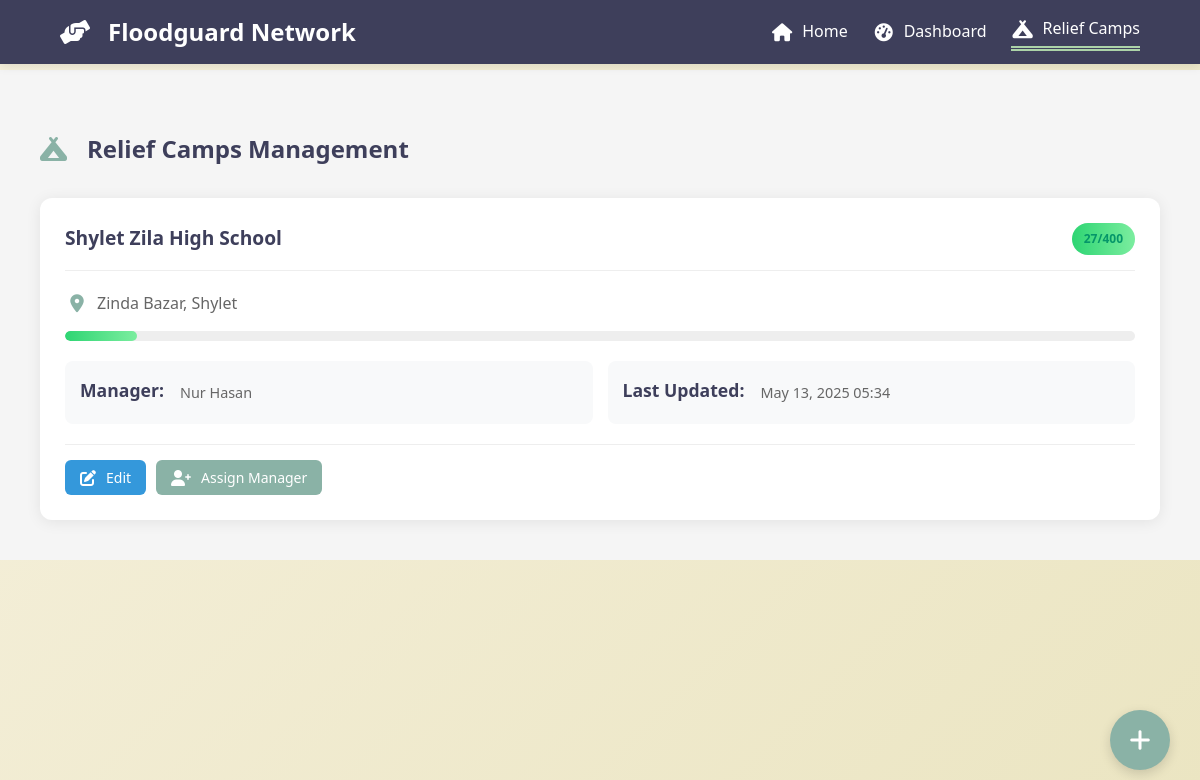
/relief-camps.php (signed in), run on the app's committed database.
### tables this page shows
CREATE TABLE `relief_camps` (
  `camp_id` varchar(20) NOT NULL,
  `camp_name` varchar(100) NOT NULL,
  `location` varchar(255) NOT NULL,
  `capacity` int(11) NOT NULL,
  `current_occupancy` int(11) DEFAULT 0,
  `managed_by` varchar(20) DEFAULT NULL,
  `last_updated` timestamp NOT NULL DEFAULT current_timestamp() ON UPDATE current_timestamp()
);

CREATE TABLE `users` (
  `user_id` varchar(20) NOT NULL,
  `first_name` varchar(50) NOT NULL,
  `last_name` varchar(50) NOT NULL,
  `email` varchar(100) NOT NULL,
  `password` varchar(255) NOT NULL,
  `phone` varchar(20) NOT NULL,
  `role` enum('admin','volunteer','donor') NOT NULL,
  `profile_image` varchar(255) DEFAULT NULL,
  `registration_date` datetime DEFAULT current_timestamp(),
  `last_login` datetime DEFAULT NULL,
  `status` enum('active','inactive','suspended') DEFAULT 'active'
);

### relief-camps.php (the view, shortened to what this page needs)
<?php
$conn = new mysqli('localhost', 'root', '', 'floodguard');
$camps_query = "
    SELECT rc.*, u.first_name, u.last_name
    FROM relief_camps rc
    LEFT JOIN users u ON rc.managed_by = u.user_id
    ORDER BY rc.location";
$camps = $conn->query($camps_query);
?>
<!DOCTYPE html>
<html lang="en">
<head>
    <link rel="stylesheet" href="style.css">
    <link rel="stylesheet" href="https://cdnjs.cloudflare.com/ajax/libs/font-awesome/6.0.0-beta3/css/all.min.css">
</head>
<body>
    <nav class="navbar">
        <div class="logo">
            <i class="fas fa-hands-helping"></i>
            <h1>Floodguard Network</h1>
        </div>
        <ul class="nav-links">
            <li><a href="index.html"><i class="fas fa-home"></i> Home</a></li>
            <li><a href="<?php echo $_SESSION['role']; ?>-dashboard.php">
                <i class="fas fa-tachometer-alt"></i> Dashboard
            </a></li>
            <li class="active"><a href="relief-camps.php">
                <i class="fas fa-campground"></i> Relief Camps
            </a></li>
        </ul>
    </nav>
    <div class="admin-container">
        <main class="main-content">
            <section class="relief-camps">
                <div class="section-header">
                    <h2><i class="fas fa-campground"></i> Relief Camps Management</h2>
                </div>
                <button class="add-btn-floating" onclick="toggleAddForm()">
                    <i class="fas fa-plus"></i>
                </button>
                <div class="camps-grid">
                    <?php while ($camp = $camps->fetch_assoc()): ?>
                        <?php
                        $occupancy_percentage = ($camp['current_occupancy'] / $camp['capacity']) * 100;
                        $status_class = $occupancy_percentage >= 90 ? 'full' :
                                     ($occupancy_percentage >= 70 ? 'almost-full' : 'available');
                        ?>
                        <div class="camp-card" data-camp-id="<?php echo $camp['camp_id']; ?>">
                            <div class="camp-header">
                                <h3><?php echo htmlspecialchars($camp['camp_name']); ?></h3>
                                <span class="badge <?php echo $status_class; ?>">
                                    <?php echo $camp['current_occupancy']; ?>/<?php echo $camp['capacity']; ?>
                                </span>
                            </div>
                            <div class="camp-info">
                                <p><i class="fas fa-map-marker-alt"></i> <?php echo htmlspecialchars($camp['location']); ?></p>
                                <div class="occupancy-bar">
                                    <div class="occupancy-fill <?php echo $status_class; ?>"
                                         style="width: <?php echo $occupancy_percentage; ?>%">
                                    </div>
                                </div>
                            </div>
                            <div class="camp-stats">
                                <div class="stat-item">
                                    <strong>Manager:</strong>
                                    <p data-manager-id="<?php echo $camp['managed_by']; ?>"><?php echo $camp['first_name'] ?
                                        htmlspecialchars($camp['first_name'] . ' ' . $camp['last_name']) :
                                        'Unassigned'; ?></p>
                                </div>
                                <div class="stat-item">
                                    <strong>Last Updated:</strong>
                                    <p><?php echo date('M d, Y H:i', strtotime($camp['last_updated'])); ?></p>
                                </div>
                            </div>
                            <div class="action-buttons">
                                <button class="action-btn edit-btn" onclick="editCamp('<?php echo $camp['camp_id']; ?>')">
                                    <i class="fas fa-edit"></i> Edit
                                </button>
                                <button class="action-btn assign-btn" onclick="assignManager('<?php echo $camp['camp_id']; ?>')">
                                    <i class="fas fa-user-plus"></i> Assign Manager
                                </button>
                            </div>
                        </div>
                    <?php endwhile; ?>
                </div>
            </section>
        </main>
    </div>
</body>
</html>

### style.css (style rules this page uses)
:root { --primary-color: #3E3F5B; --secondary-color: #8AB2A6; --accent-color: #ACD3A8; --highlight-color: #ACD3A8; --light-color: #F6F1DE; --light-bg: #EBE5C2; --text-dark: #333; --text-light: #fff; --success-color: #4CAF50; --warning-color: #FFC107; --danger-color: #F44336; --info-color: #2196F3; --border-color: #e0e0e0; --border-radius: 8px; --shadow: 0 2px 10px rgba(0, 0, 0, 0.05); --glass-bg: rgba(255, 255, 255, 0.15); --glass-border: 1px solid rgba(255, 255, 255, 0.18); --glass-shadow: 0 8px 32px 0 rgba(31, 38, 135, 0.15); --glass-blur: blur(10px); }
* { margin: 0; padding: 0; box-sizing: border-box; font-family: 'Segoe UI', Tahoma, Geneva, Verdana, sans-serif; }
body { background: linear-gradient(135deg, var(--light-color), var(--light-bg)); color: var(--text-dark); line-height: 1.6; min-height: 100vh; }
.navbar { display: flex; justify-content: space-between; align-items: center; padding: 1rem 5%; color: var(--text-light); position: sticky; top: 0; z-index: 100; background-color: var(--primary-color); border-radius: 0; }
.logo { display: flex; align-items: center; gap: 0.5rem; }
.logo i { font-size: 2rem; color: var(--accent-color); }
.logo h1 { font-size: 1.5rem; }
.nav-links { display: flex; list-style: none; gap: 2rem; }
.nav-links a { color: var(--text-light); text-decoration: none; font-weight: 500; transition: color 0.3s; }
.nav-links .active { color: var(--highlight-color); border-bottom: 2px solid var(--highlight-color); padding-bottom: 0.3rem; }
.admin-container { padding-top: 70px; min-height: 100vh; }
.main-content { padding: 20px; background-color: #f5f5f5; overflow-y: auto; }
.navbar { position: fixed; top: 0; width: 100%; z-index: 1000; padding: 0.8rem 5%; background-color: var(--primary-color); box-shadow: 0 2px 10px rgba(0, 0, 0, 0.1); }
.nav-links { display: flex; align-items: center; gap: 1.5rem; }
.nav-links a { display: flex; align-items: center; gap: 0.5rem; color: var(--text-light); text-decoration: none; font-weight: 500; transition: color 0.3s; }
.nav-links .active { color: var(--accent-color); position: relative; }
.nav-links .active::after { content: ''; position: absolute; bottom: -5px; left: 0; width: 100%; height: 2px; background-color: var(--accent-color); }
.badge { display: inline-block; padding: 4px 8px; border-radius: 12px; font-size: 12px; font-weight: 500; }
.badge.available, .badge.good, .badge.approved { background-color: rgba(76, 175, 80, 0.1); color: var(--success-color); }
.action-btn { width: 30px; height: 30px; border-radius: 50%; border: none; background-color: transparent; cursor: pointer; display: flex; align-items: center; justify-content: center; transition: all 0.3s; }
.chat-btn, .edit-btn { color: var(--info-color); }
.assign-btn { color: var(--secondary-color); }
.stat-item { display: flex; align-items: center; gap: 1rem; padding: 1rem; background-color: rgba(138, 178, 166, 0.1); border-radius: var(--border-radius); }
.stat-item strong { display: block; font-size: 1.1rem; color: var(--primary-color); }
.section-header { display: flex; justify-content: space-between; align-items: center; margin-bottom: 1.5rem; }
.section-header h2 { color: var(--primary-color); display: flex; align-items: center; gap: 0.5rem; }

### data on the page
relief_camps: camp_name "Shylet Zila High School", current_occupancy "27", capacity "400", location "Zinda Bazar, Shylet", managed_by.last_name "Nur Hasan", last_updated "May 13, 2025 05:34"
